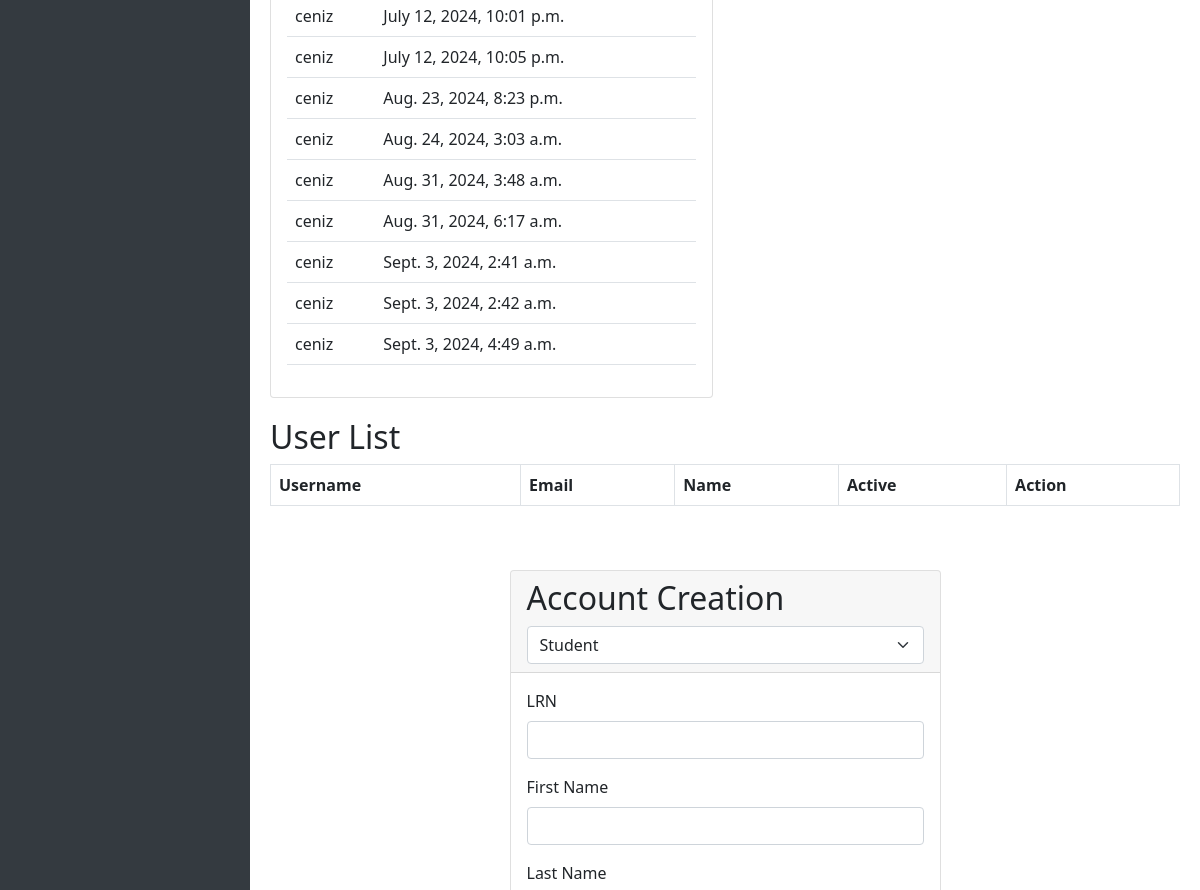
The page /adminside/home/ (middle part) on the database as committed earlier.
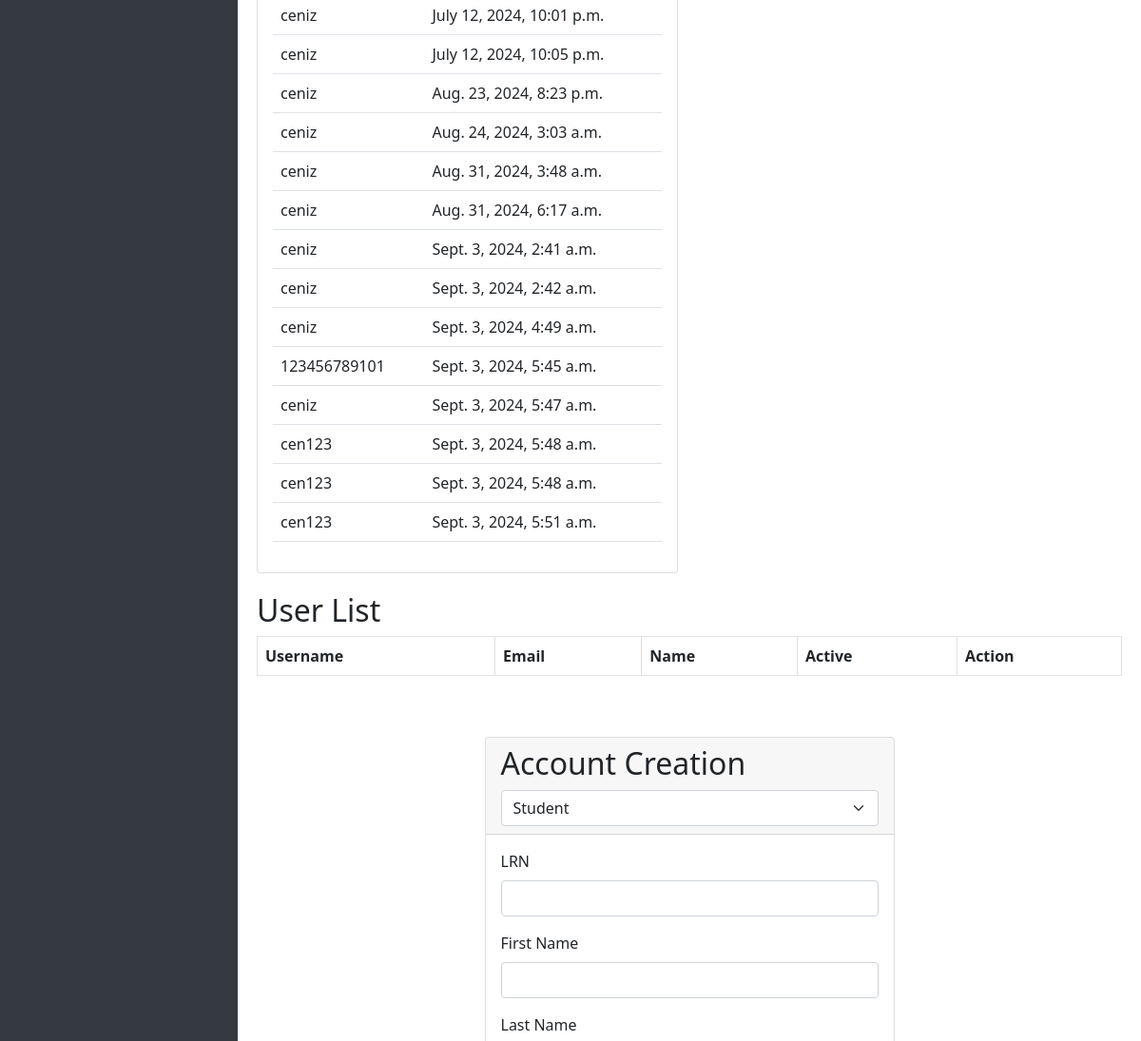
The same page on the database as committed later.
### adminside/models.py (models this page shows)
class UserActivity(models.Model):
    user = models.ForeignKey(User, on_delete=models.CASCADE)
    login_time = models.DateTimeField()
    logout_time = models.DateTimeField(null=True, blank=True)
    active = models.BooleanField(default=False)

### adminside/views.py (the view)
# urls.py: path('home/', views.your_view),
def your_view(request):
    user_activities = UserActivity.objects.all()
    for activity in user_activities:
        print(activity.user.username, activity.login_time, activity.logout_time, activity.active)
    else:
        print("nothing")
    context = {
        'user_activities': user_activities
    }
    return render(request, 'book_page_views.html', context)

### adminside/templates/book_page_views.html (shortened to what this page needs)
<!DOCTYPE html>
<html lang="en">
<head>
    <link href="https://cdn.jsdelivr.net/npm/bootstrap@5.0.0-beta3/dist/css/bootstrap.min.css" rel="stylesheet">
</head>
<body>
    <div id="sidebar-wrapper">
    </div>
    <div id="page-content-wrapper">
        <br>
        <div id="overview-section">
            <div class="row">
                <div class="col-md-6">
                    <div class="card">
                        <div class="card-body">
                            <table class="table">
                                <tbody>
                                    {% for activity in user_activities %}
                                    <tr>
                                        <td>{{ activity.user.username }}</td>
                                        <td>{{ activity.login_time }}</td>
                                    </tr>
                                    {% empty %}
                                    <tr>
                                        <td colspan="3">No user activities</td>
                                    </tr>
                                    {% endfor %}
                                </tbody>
                            </table>
                        </div>
                    </div>
                </div>
            </div>
        </div>
        <div id="analytics-section">
            <h2>User List</h2>
            <div class="table-responsive">
                <table class="table table-bordered">
                    <thead>
                        <tr>
                            <th>Username</th>
                            <th>Email</th>
                            <th>Name</th>
                            <th>Active</th>
                            <th>Action</th>
                        </tr>
                    </thead>
                </table>
            </div>
        </div>
        <div id="Create-section">
            <div class="container">
                <div class="row justify-content-center mt-5">
                    <div class="col-md-6">
                        <div class="card">
                            <div class="card-header">
                                <h2>Account Creation</h2>
                                <select class="form-select" id="role" name="role" onchange="toggleForm()">
                                    <option value="Student">Student</option>
                                </select>
                            </div>
                            <div class="card-body">
                                <form id="student-form" method="post" action="{% url 'create_account' %}">
                                    <div class="mb-3">
                                        <label for="lrn" class="form-label">LRN</label>
                                        <input type="text" class="form-control" id="lrn" name="lrn">
                                    </div>
                                    <div class="mb-3">
                                        <label for="fname" class="form-label">First Name</label>
                                        <input type="text" class="form-control" id="fname" name="fname">
                                    </div>
                                    <div class="mb-3">
                                        <label for="lname" class="form-label">Last Name</label>
                                    </div>
                                </form>
                            </div>
                        </div>
                    </div>
                </div>
            </div>
        </div>
</body>
</html>

Rows that differ between the two databases and show on the page:
added UserActivity: user.username "123456789101", login_time "Sept. 3, 2024, 5:45 a.m."
added UserActivity: user.username "ceniz", login_time "Sept. 3, 2024, 5:47 a.m."
added UserActivity: user.username "cen123", login_time "Sept. 3, 2024, 5:48 a.m."
added UserActivity: user.username "cen123", login_time "Sept. 3, 2024, 5:48 a.m."
added UserActivity: user.username "cen123", login_time "Sept. 3, 2024, 5:51 a.m."
